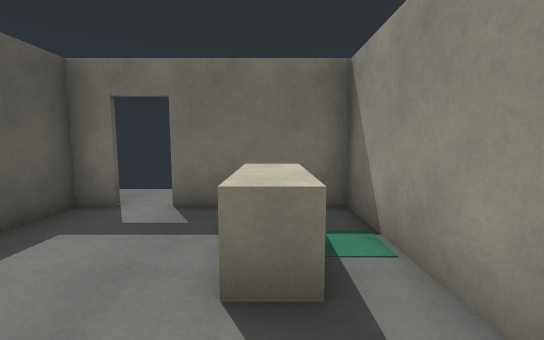
[1] (above)

12 first-person views from a walk through a Unity game level. The camera is 1.3 m above the floor, tilts 6° down and sees 90° across. The floor is counted in squares, 1 m on a side. Each view is taken from the middle of a square. On the plan, view 1 faces up. The plan holds only what a view shows up to about 13 squares ahead; the rest is blank.

[2]
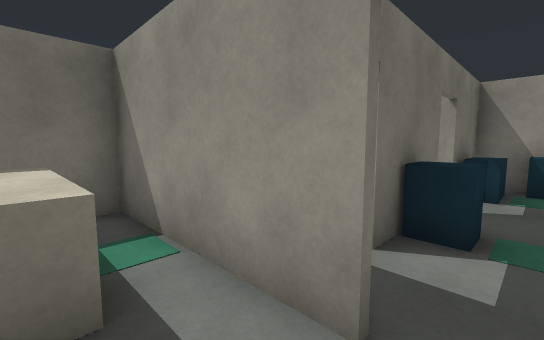

[3]
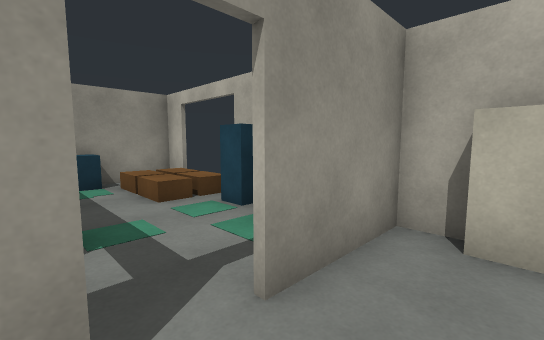

[4]
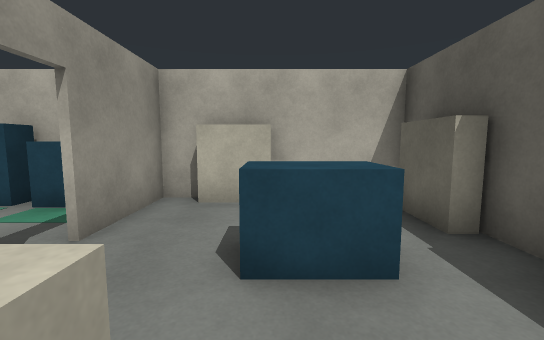

[5]
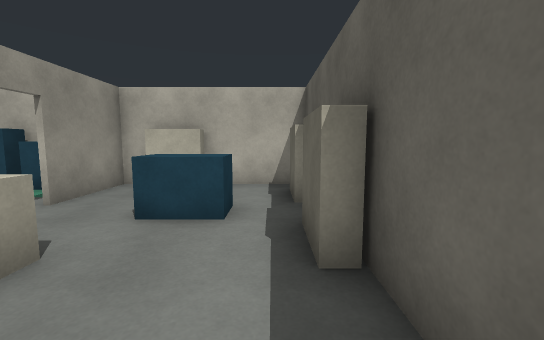

[6]
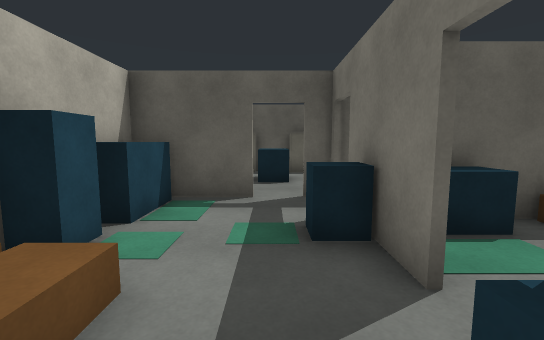

[7]
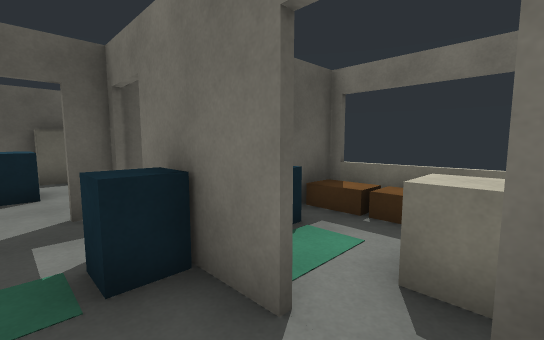

[8]
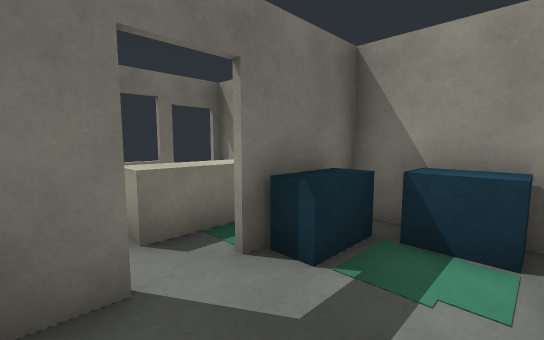

[9]
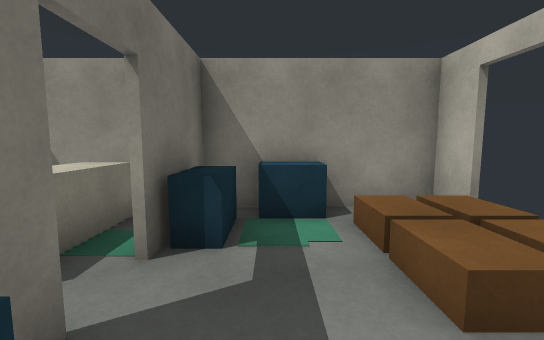

[10]
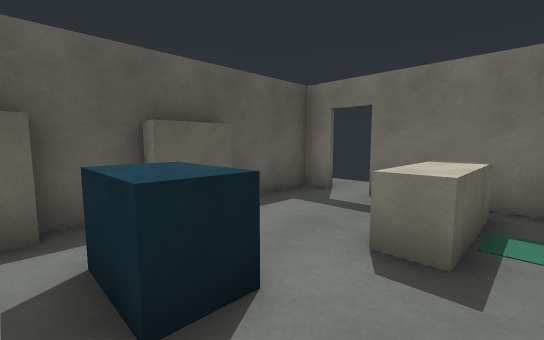

[11]
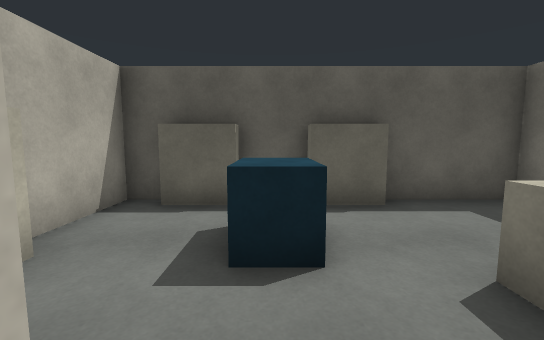

[12]
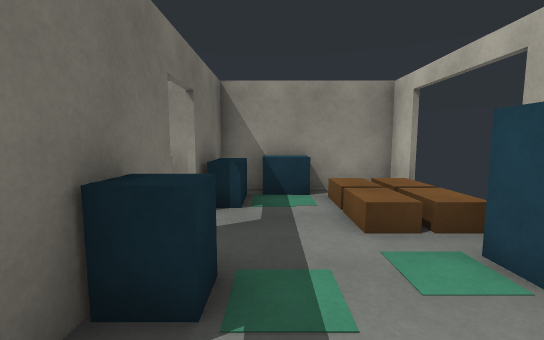

### Floor plan
Key: @ floor where view 1 was taken; # wall or solid block; x gap in a wall; . floor; = window, fence, low wall or low ledge; ^ raised ledge; O other object.
Columns run from 4 left of view 1 to 10 right of it. Each row starts with its distance up from view 1.
  6 #xx######===##
  5 #...x.###===##
  4 #...^.## ..  ##
  3 #...^.##O.OOOO#
  2 #...^.##O ##  #
  1 #.....#.O##OO##
  0 #.OO@........O#
 -1 #.....#......O#
 -2 #.....OO..O  .#
 -3 #######O#O   ##

Positions as (right, up) in squares from view 1, and headings:
1: (0, 0), facing up
2: (0, 0), facing up-right
3: (0, 1), facing down-right
4: (-1, 3), facing down
5: (-3, 5), facing down
6: (8, 0), facing left
7: (7, 0), facing up-left
8: (5, -1), facing up-right
9: (4, 0), facing right
10: (1, -1), facing up-left
11: (2, 0), facing left
12: (2, 0), facing right
